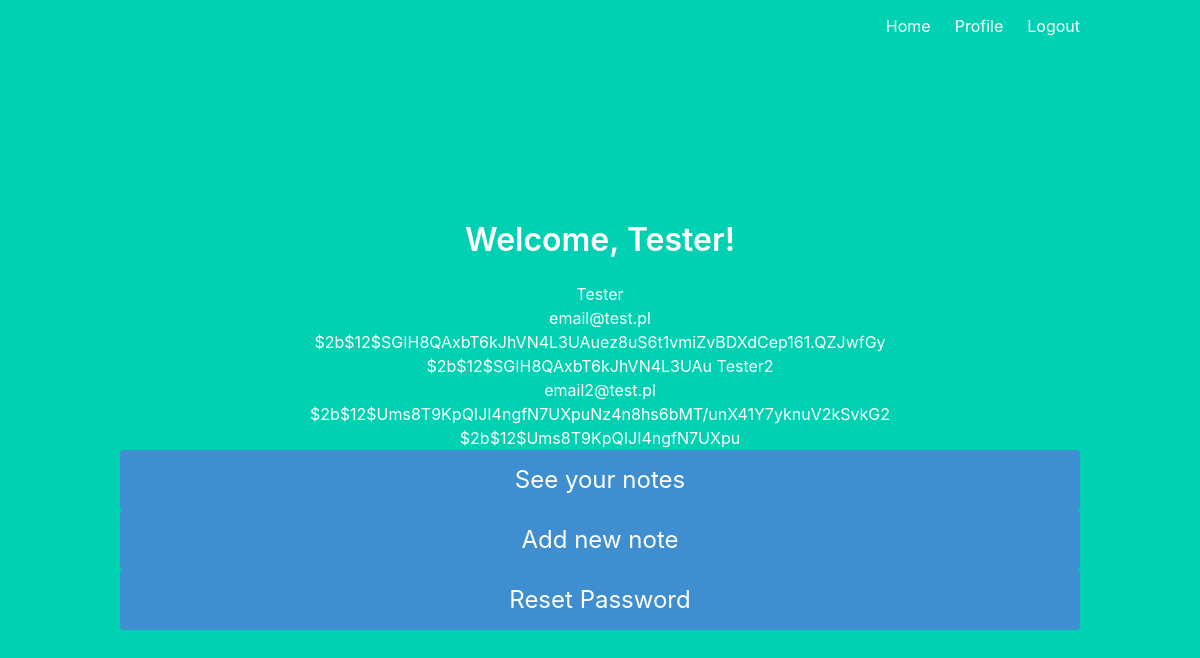
Page /profile (signed in) on the earlier database version.
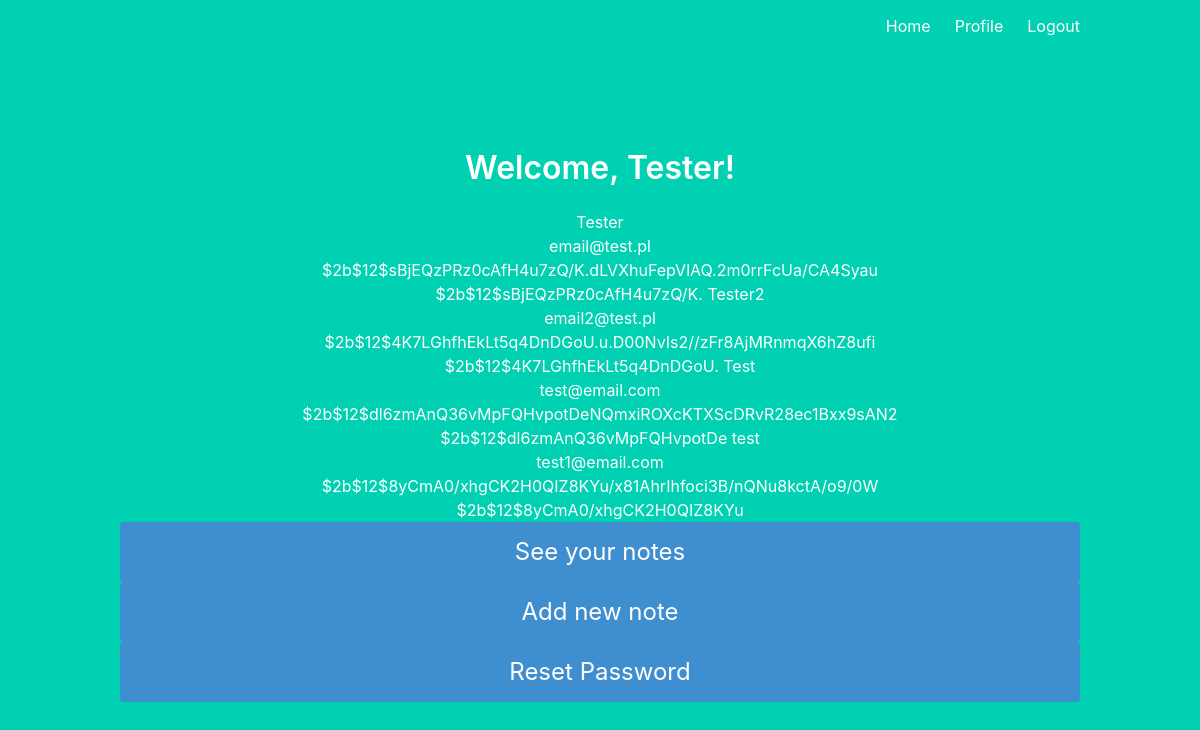
Same page on the later database version.
### database.py (models this page shows, shortened)
class User(UserMixin, db.Model):
    id = db.Column(db.Integer, primary_key=True)
    login = db.Column(db.String(), index=True, unique=True)
    password = db.Column(db.String())
    salt = db.Column(db.String())
    email = db.Column(db.String(), index=True, unique=True)

### main.py (the view)
@main.route('/profile')
@login_required
def profile():
    usersData = User.query.all()
    return render_template('profile.html', name=current_user.login, UsersData = usersData)

### __init__.py (called while the page is built)
@login_manager.user_loader
def load_user(user_id):
    return User.query.get(int(user_id))

### templates/profile.html
{% extends "base.html" %}
{% block content %}
<h1 class="title">
  Welcome, {{ name }}!
</h1>
<div>
  {% for user in UsersData %}
  {{user.login}}<br />
  {{user.email}}<br />
  {{user.password}}<br />
  {{user.salt}}
  {% endfor %}
</div>
<a class="button is-block is-info is-large is-fullwidth"  href="{{ url_for('main.notes') }}">
  See your notes
</a>
<a class="button is-block is-info is-large is-fullwidth"  href="{{ url_for('main.addNote') }}">
  Add new note
</a>
<a class="button is-block is-info is-large is-fullwidth" href="{{ url_for('auth.passwordResetPassword') }}">
  Reset Password
</a>
{% endblock %}

Differences in the rows shown:
changed User "Tester": password "$2b$12$SGIH8QAxbT6kJhVN4L3UAuez8uS6t1vmiZvBDXdCep161.QZJwfGy" → "$2b$12$sBjEQzPRz0cAfH4u7zQ/K.dLVXhuFepVlAQ.2m0rrFcUa/CA4Syau"; salt "$2b$12$SGIH8QAxbT6kJhVN4L3UAu" → "$2b$12$sBjEQzPRz0cAfH4u7zQ/K."
changed User "Tester2": password "$2b$12$Ums8T9KpQIJI4ngfN7UXpuNz4n8hs6bMT/unX41Y7yknuV2kSvkG2" → "$2b$12$4K7LGhfhEkLt5q4DnDGoU.u.D00NvIs2//zFr8AjMRnmqX6hZ8ufi"; salt "$2b$12$Ums8T9KpQIJI4ngfN7UXpu" → "$2b$12$4K7LGhfhEkLt5q4DnDGoU."
added User: login "Test", email "test@email.com", password "$2b$12$dl6zmAnQ36vMpFQHvpotDeNQmxiROXcKTXScDRvR28ec1Bxx9sAN2", salt "$2b$12$dl6zmAnQ36vMpFQHvpotDe"
added User: login "test", email "test1@email.com", password "$2b$12$8yCmA0/xhgCK2H0QIZ8KYu/x81AhrIhfoci3B/nQNu8kctA/o9/0W", salt "$2b$12$8yCmA0/xhgCK2H0QIZ8KYu"
